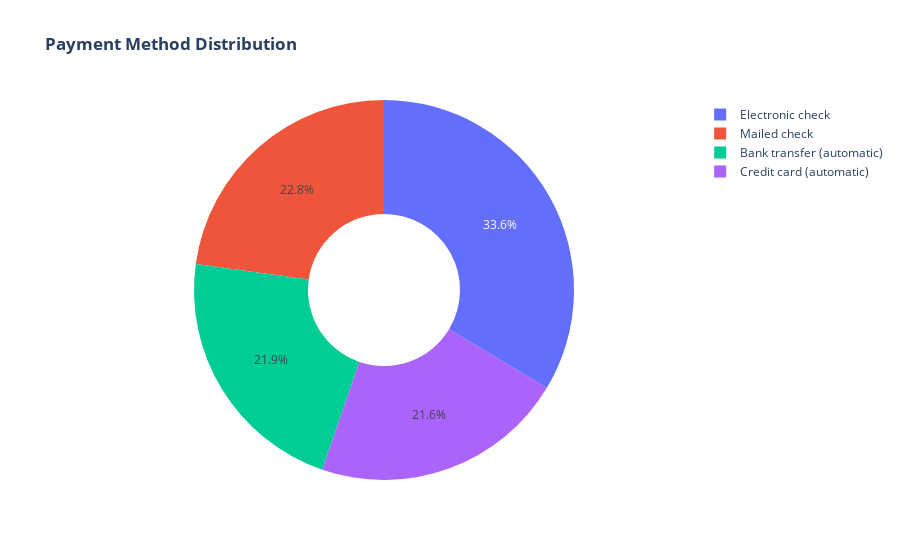

The notebook cell saved with this chart:
### Markdown cell above
#### 2.2 Mối quan hệ giữa phương thức thanh toán (Payment Method) và tỉ lệ rời bỏ

### Code cell
labels = data['PaymentMethod'].unique()
values = data['PaymentMethod'].value_counts()

fig = go.Figure(data=[go.Pie(labels=labels, values=values, hole=.4)])
fig.update_layout(title_text="<b>Payment Method Distribution</b>")
fig.show()

### Figure 1 — Plotly figure (JSON) as saved in the notebook; plotly's stock layout.template omitted (floating-point values rounded to 4 significant figures)
{"data": [{"hole": 0.4, "labels": ["Electronic check", "Mailed check", "Bank transfer (automatic)", "Credit card (automatic)"], "type": "pie", "values": [2365, 1604, 1542, 1521]}], "layout": {"title": {"text": "<b>Payment Method Distribution</b>"}}}
